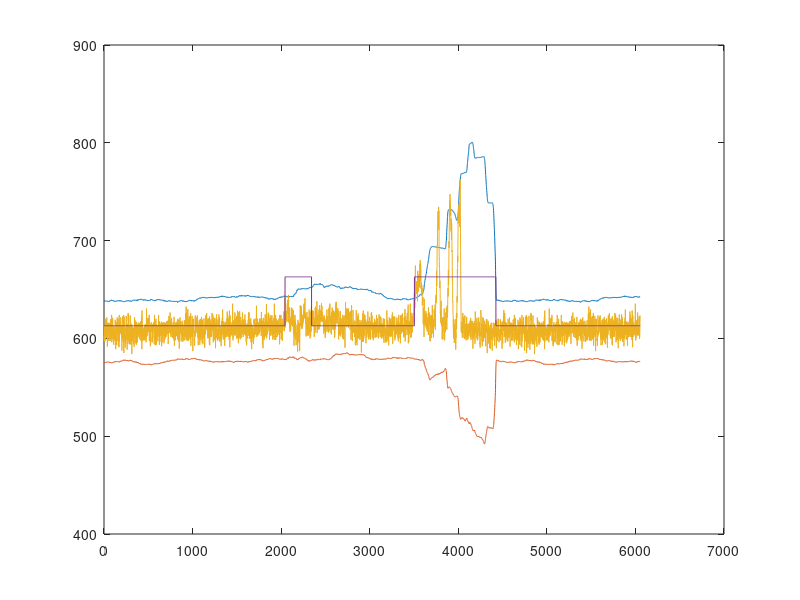

Recreate this plot in MATLAB.
% This file shows an attempt to make sense of data sampled by the system
% The data was gatherd as follows:
%   - rawdata_noobject.txt contains data with no object in its los
%   - rawdata_coffecup.txt contains data with a coffeecup at the edge of
%     the los standing on the floor
%   - rawdata_cofeecup_fewerdist contains data with a coffeecup at the edne
%     of the los but much closer to the light and photo diode
%
% Main method tried in this file: Adding a delay between the standard
% deviation calculation and the sample to compare it with. Data is
% distributed as follows:
%
%  <--- Old samples                                          New samples ----->
% [300 samples for the STD Dev] [99 samples of fifo] [1 sample for comparrison]
%
% This works "alright", still gives some false positives but its clearly
% better than the original ("Original_algorithem.m").

clear all
f = csvread('rawdata_noobject.txt')
j = csvread('rawdata_coffecup.txt')
k = csvread('rawdata_cofeecup_fewerdist.txt')
f = [(f(:,1));(j(:,1));(k(:,1));(f(:,1))];
[N  dc] = size(f)
d = 300 % samples in distribution
e = 100 %delay of compared sample

gs = std(f(1:d))
gm = mean(f(1:d))
g  = f(d+100)
res = 0;

[N  dc] = size(f);
for n = 1:1:N-400
    gs = [gs std(f(n:n+d))];
    gm = [gm mean(f(n:n+d))];
    g = [g (f(n+d+e)+f(n+d+e-1))/2];
    
    if(res(n) == 0)
        res = [res ((g(n) < gm(n)-3*gs(n)) | (g(n) > gm(n)+3*gs(n)))];
    else
        i = i + 1;
        if i > d
            if(gs(n) > 15)
                res = [res 1];
            else
                res = [res 0];
                i = 0;
            end
        else
            res = [res 1];
        end
    end
end

plot(gm+3*gs)
hold on
plot(gm-3*gs)
plot(g)
plot(res*50+mean(f))